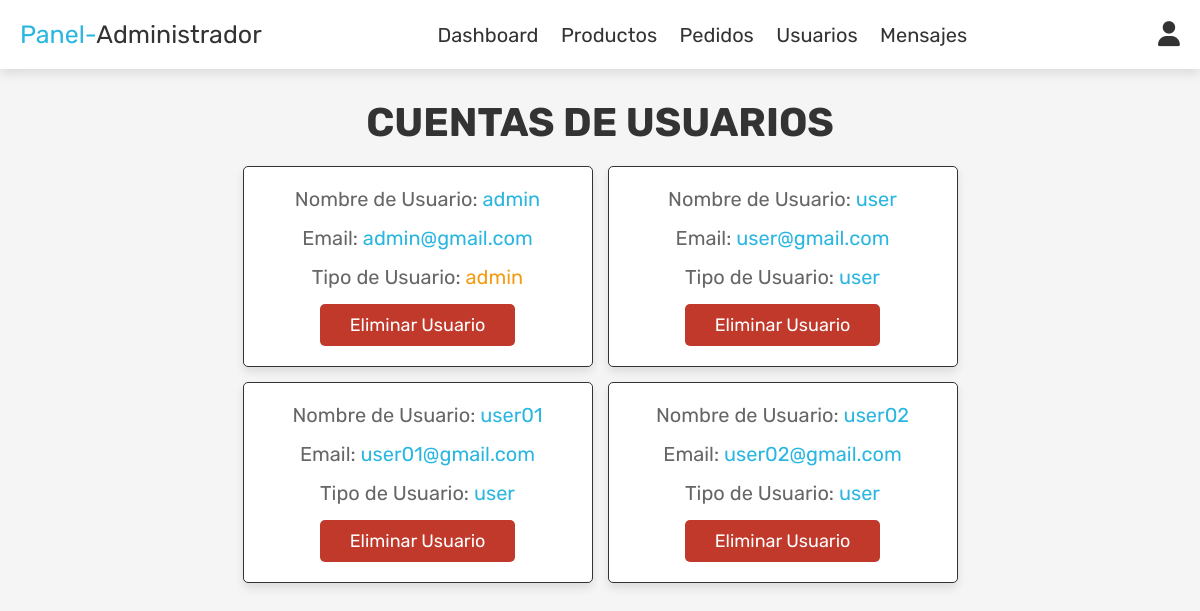
/admin_users.php (signed in), run on the app's committed database.
### tables this page shows
CREATE TABLE `usuarios` (
  `id` int(8) NOT NULL,
  `full_name` varchar(40) DEFAULT NULL,
  `email` varchar(40) DEFAULT NULL,
  `user` varchar(30) DEFAULT NULL,
  `pass` varchar(200) DEFAULT NULL,
  `user_type` varchar(40) NOT NULL DEFAULT 'user'
);

### admin_users.php (the view, shortened to what this page needs)
<?php
    include 'php/conexion_be.php';
?>
<!DOCTYPE html>
<html lang="en">
<head>
    <link rel="stylesheet" href="https://cdnjs.cloudflare.com/ajax/libs/font-awesome/6.0.0/css/all.min.css">
    <link rel="stylesheet" href="./assets/css/styles_admin.css">
</head>
<body>
    <?php include 'admin_header.php'; ?>
    <section class="users">
        <h1 class="title">Cuentas de usuarios</h1>
        <div class="box-container">
            <?php
                $select_users=$conn->prepare("SELECT * FROM usuarios");
                $select_users->execute();
                while($row=$select_users->fetch(PDO::FETCH_ASSOC)){
            ?>
            <div class="box">
                <p>Nombre de Usuario: <span><?php echo $row['full_name']; ?></span></p>
                <p>Email: <span><?php echo $row['email']; ?></span></p>
                <p>Tipo de Usuario: <span style="color:<?php if($row['user_type']==='admin'){echo 'var(--orange)';}; ?>;"><?php echo $row['user_type']; ?></span></p>
                <a class="delete-btn" href="admin_users.php?delete=<?php echo $row['id']; ?>" onclick="return confirm('Eliminar este usuario?')">Eliminar Usuario</a>
            </div>
            <?php
                }
            ?>
        </div>
    </section>
</body>
</html>

### assets/css/styles_admin.css (style rules this page uses)
:root { --red:#c0392b; --orange:#f39c12; --black:#333; --white:#fff; --light-color:#666; --light-white:#ccc; --light-bg:#f5f5f5; --sky-blue: #2ab6e0; --border:.1rem solid var(--black); --box-shadow:0 .5rem 1rem rgba(0,0,0,.1); }
* { font-family: 'Rubik', sans-serif; margin:0; padding:0; box-sizing: border-box; outline: none; border:none; text-decoration: none; transition:all .2s linear; }
html { font-size: 62.5%; overflow-x: hidden; }
body { background-color: var(--light-bg); }
section { padding: 3rem 2rem; }
.btn, .option-btn, .delete-btn, .white-btn { display: inline-block; margin-top: 1rem; padding:1rem 3rem; cursor: pointer; color:var(--white); font-size: 1.8rem; border-radius: .5rem; text-transform: capitalize; margin-top: 0; }
.delete-btn { background-color: var(--red); }
.title { text-align: center; margin-bottom: 2rem; text-transform: uppercase; color: var(--black); font-size: 4rem; }
.users .box-container { display: grid; grid-template-columns: repeat(auto-fit, 35rem); gap: 1.5rem; max-width: 1000px; margin: 0 auto; align-items: flex-start; justify-content: center; }
.users .box-container .box { background-color: var(--white); padding: 2rem; border: var(--border); box-shadow: var(--box-shadow); border-radius: .5rem; text-align: center; }
.users .box-container .box p { padding-bottom: 1.5rem; font-size: 2rem; color: var(--light-color); }
.users .box-container .box p span { color: var(--sky-blue); }
.users .box-container .box .delete-btn { margin-top: 0; }

### data on the page
usuarios: full_name "admin", email "admin@gmail.com", user_type "admin"
usuarios: full_name "user", email "user@gmail.com", user_type "user"
usuarios: full_name "user01", email "user01@gmail.com", user_type "user"
usuarios: full_name "user02", email "user02@gmail.com", user_type "user"
